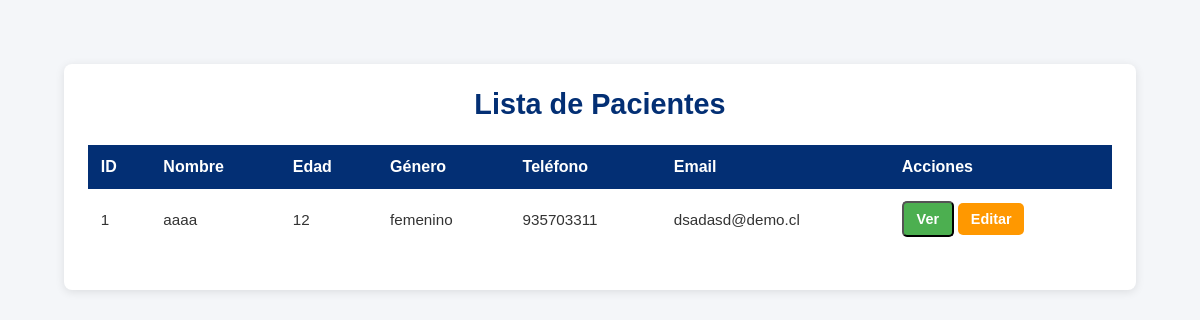
Page /lista_pacientes/ (signed in) on the committed database.
### usuarios/models.py (models this page shows, shortened)
class Paciente(models.Model):
    nombre                  = models.CharField(max_length=100, null=True, blank=True)
    apellido                = models.CharField(max_length=100, null=True, blank=True)
    edad                    = models.IntegerField(null=True, blank=True)
    genero                  = models.CharField(max_length=20, choices=[
        ('masculino', 'Masculino'),
        ('femenino', 'Femenino'),
        ('otro', 'Otro')
    ], null=True, blank=True)
    direccion               = models.TextField(null=True, blank=True)
    telefono                = models.CharField(max_length=20, null=True, blank=True)
    email                   = models.EmailField(null=True, blank=True)
    fecha_nacimiento        = models.DateField(null=True, blank=True)
    estado_civil            = models.CharField(max_length=20, choices=[
        ('soltero', 'Soltero'),
        ('casado', 'Casado'),
        ('divorciado', 'Divorciado'),
        ('viudo', 'Viudo')
    ], null=True, blank=True)
    antecedentes_medicos    = models.TextField(null=True, blank=True)
    alergias                = models.TextField(null=True, blank=True)
    medicamentos            = models.TextField(null=True, blank=True)
    presion_arterial        = models.CharField(max_length=10, null=True, blank=True)
    frecuencia_cardiaca     = models.IntegerField(null=True, blank=True)
    peso                    = models.FloatField(null=True, blank=True)
    talla                   = models.IntegerField(null=True, blank=True)
    imc                     = models.FloatField(null=True, blank=True)
    saturacion              = models.IntegerField(null=True, blank=True)
    temperatura             = models.FloatField(null=True, blank=True)
    frecuencia_respiratoria = models.IntegerField(null=True, blank=True)

### usuarios/views.py (the view)
# urls.py: path('lista_pacientes/', lista_pacientes_view, name='lista_pacientes'),
@login_required
def lista_pacientes_view(request):
    pacientes = Paciente.objects.all()
    return render(request, 'usuarios/lista_pacientes.html', {'pacientes': pacientes})

### usuarios/templates/usuarios/lista_pacientes.html (shortened to what this page needs)
{% load static %}
<!DOCTYPE html>
<html lang="es">
<head>
    <link rel="stylesheet" href="{% static 'css/styles-lista-pacientes.css' %}">
</head>
<body>
    <div class="container">
        <h1>Lista de Pacientes</h1>
        <table class="table">
            <thead>
                <tr>
                    <th>ID</th>
                    <th>Nombre</th>
                    <th>Edad</th>
                    <th>Género</th>
                    <th>Teléfono</th>
                    <th>Email</th>
                    <th>Acciones</th>
                </tr>
            </thead>
            <tbody>
                {% for paciente in pacientes %}
                <tr>
                    <td>{{ paciente.id }}</td>
                    <td>{{ paciente.nombre }}</td>
                    <td>{{ paciente.edad }}</td>
                    <td>{{ paciente.genero }}</td>
                    <td>{{ paciente.telefono }}</td>
                    <td>{{ paciente.email }}</td>
                    <td>
                        <button class="btn btn-view"
                                data-id="{{ paciente.id }}"
                                data-nombre="{{ paciente.nombre }}"
                                data-apellido="{{ paciente.apellido }}"
                                data-edad="{{ paciente.edad }}"
                                data-genero="{{ paciente.genero }}"
                                data-direccion="{{ paciente.direccion }}"
                                data-telefono="{{ paciente.telefono }}"
                                data-email="{{ paciente.email }}"
                                data-fecha-nacimiento="{{ paciente.fecha_nacimiento }}"
                                data-estado-civil="{{ paciente.estado_civil }}"
                                data-antecedentes="{{ paciente.antecedentes_medicos }}"
                                data-alergias="{{ paciente.alergias }}"
                                data-medicamentos="{{ paciente.medicamentos }}"
                                data-presion="{{ paciente.presion_arterial }}"
                                data-frecuencia-cardiaca="{{ paciente.frecuencia_cardiaca }}"
                                data-peso="{{ paciente.peso }}"
                                data-talla="{{ paciente.talla }}"
                                data-imc="{{ paciente.imc }}"
                                data-saturacion="{{ paciente.saturacion }}"
                                data-temperatura="{{ paciente.temperatura }}"
                                data-frecuencia-respiratoria="{{ paciente.frecuencia_respiratoria }}"
                                onclick="showModal(this)">Ver</button>
                        <a href="#" class="btn btn-edit">Editar</a>
                    </td>
                </tr>
                {% empty %}
                <tr>
                    <td colspan="7">No hay pacientes registrados.</td>
                </tr>
                {% endfor %}
            </tbody>
        </table>
    </div>
</body>
</html>

### usuarios/static/css/styles-lista-pacientes.css (style rules this page uses)
* { margin: 0; padding: 0; box-sizing: border-box; }
body, html { font-family: 'Montserrat', sans-serif; background-color: #f4f6f9; display: flex; justify-content: center; align-items: flex-start; height: 100%; padding: 2rem; width: 100%; }
.container { background-color: #fff; width: 100%; max-width: 1200px; padding: 1.5rem; border-radius: 8px; box-shadow: 0 2px 10px rgba(0, 0, 0, 0.1); }
h1 { font-size: 1.8rem; color: #032f74; margin-bottom: 1.5rem; text-align: center; }
.table { width: 100%; border-collapse: collapse; margin: 1rem 0; }
.table thead { background-color: #032f74; color: white; text-align: left; }
.table thead th { padding: 0.8rem; font-size: 1rem; font-weight: bold; }
.table tbody td { padding: 0.8rem; font-size: 0.95rem; color: #333; }
.btn { text-decoration: none; color: white; padding: 0.5rem 0.8rem; border-radius: 5px; font-size: 0.9rem; font-weight: bold; transition: background-color 0.3s; }
.btn-view { background-color: #4caf50; }
.btn-edit { background-color: #ff9800; }

### rows in the picture
Paciente: id "1", nombre "aaaa", edad "12", genero "femenino", telefono "935703311", email "dsadasd@demo.cl"
